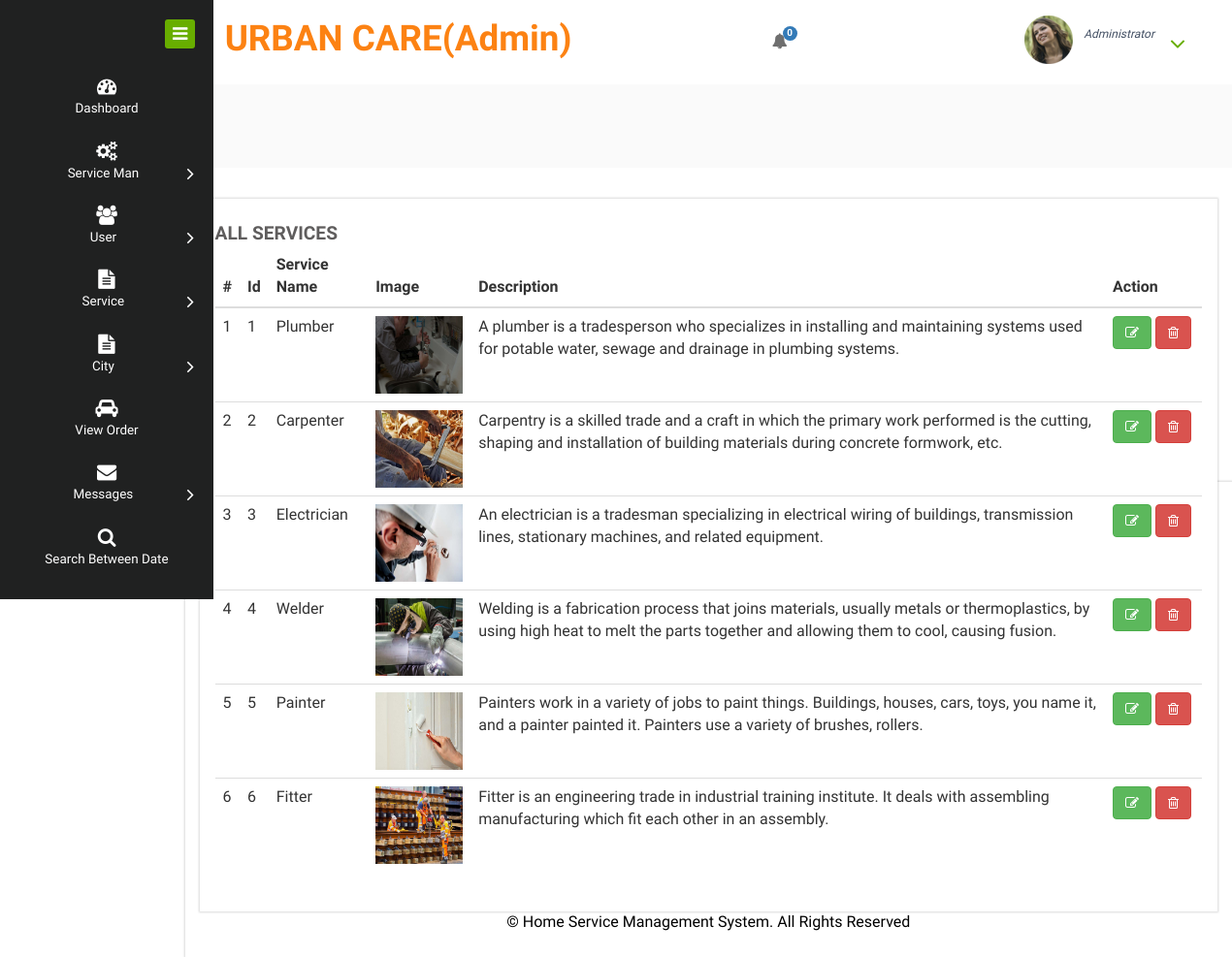
The app's page /view_service with its own data.
### home_service/models.py (models this page shows, shortened)
class Service_Category(models.Model):
    category = models.CharField(max_length=30, null=True)
    desc = models.CharField(max_length=100, null=True)
    image = models.FileField(null=True)
    total=models.CharField(max_length=100, null=True)

### home_service/views.py (the view)
# urls.py: path('view_service',View_Service,name="view_service"),
def View_Service(request):
    dic = notification()
    ser = Service_Category.objects.all()
    d = {'ser':ser,'new': dic['new'], 'count': dic['count']}
    return render(request,'view_service.html',d)

### home_service/views.py (called while the page is built)
def notification():
    status = Status.objects.get(status='pending')
    new = Service_Man.objects.filter(status=status)
    count=0
    for i in new:
        count+=1
    d = {'count':count,'new':new}
    return d

### home_service/templates/view_service.html
{% extends 'admin_navigation.html' %}
{% load static %}
{% block body %}
<div class="chit-chat-layer1">
	<div class="col-md-12 chit-chat-layer1-left">
               <div class="work-progres">
                            <div class="chit-chat-heading">
                                  All Services
                            </div>
                            <div class="table-responsive">
                                <table class="table table-hover">
                                  <thead>
                                    <tr>
                                      <th>#</th>
                                      <th>Id</th>
                                      <th>Service Name</th>
                                      <th>Image</th>
                                      <th>Description</th>
                                      <th>Action</th>
                                  </tr>
                              </thead>
                              <tbody>
                              {% for i in ser %}
                                <tr>
                                  <td>{{forloop.counter}}</td>
                                  <td>{{i.id}}</td>
                                  <td>{{i.category}}</td>
                                  <td>{% if i.image %}<img src="{{i.image.url}}" style="width:90px;height:80px" />{% endif %}</td>
                                  <td>{{i.desc}}</td>
                                  <td style="width:100px"><a href="{% url 'edit_service' i.id %}" ><button class="btn btn-success"><i class="fa fa-edit"></i></button></a>
                                  <a href="{% url 'delete_service' i.id %}" ><button class="btn btn-danger" onclick="return confirm('Are you sure?')"><i class="fa fa-trash-o"></i></button></a></td>
                              </tr>
                              {% endfor %}
                          </tbody>
                      </table>
                  </div>
             </div>
      </div>
</div>
    {% endblock %}

### records on screen
Service_Category: id "1", category "Plumber", image (picture), desc "A plumber is a tradesperson who specializes in installing and maintaining systems used for potable water, sewage and drainage in plumbing systems."
Service_Category: id "2", category "Carpenter", image (picture), desc "Carpentry is a skilled trade and a craft in which the primary work performed is the cutting, shaping and installation of building materials during concrete formwork, etc."
Service_Category: id "3", category "Electrician", image (picture), desc "An electrician is a tradesman specializing in electrical wiring of buildings, transmission lines, stationary machines, and related equipment."
Service_Category: id "4", category "Welder", image (picture), desc "Welding is a fabrication process that joins materials, usually metals or thermoplastics, by using high heat to melt the parts together and allowing them to cool, causing fusion."
Service_Category: id "5", category "Painter", image (picture), desc "Painters work in a variety of jobs to paint things. Buildings, houses, cars, toys, you name it, and a painter painted it. Painters use a variety of brushes, rollers."
Service_Category: id "6", category "Fitter", image (picture), desc "Fitter is an engineering trade in industrial training institute. It deals with assembling manufacturing which fit each other in an assembly."

### other values on screen
{{ count }} "0"
